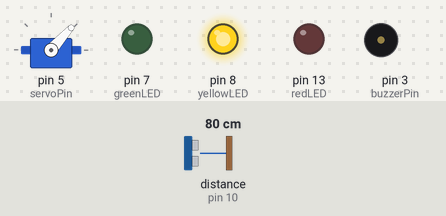
Bench run of a sketch on a simulated Arduino Uno, built with avr-gcc and run on an emulated ATmega328P. On the bench: servo, output pins drawn as LEDs (lit = HIGH), buzzer (waves = sounding, pin HIGH). Wiring (inferred from the names in the program): ultrasonic range finder: trigger pin 9; echo pin 10. The test bench sets the inputs (shaded band); at power-on: distance to the obstacle (sensor on pin 10) 80 cm. The echo pulse lasts 58.3 µs per cm; pins used as bus, display or sensor lines are not drawn.

Above: at 1.23 s.
1.3 s: distance to the obstacle (sensor on pin 10) set to 64 cm
4.3 s: distance to the obstacle (sensor on pin 10) set to 55 cm
At 4.7 s:
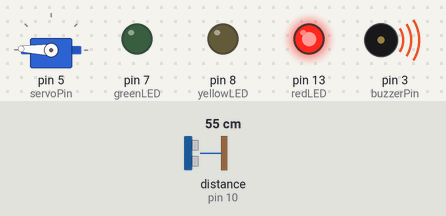
7.3 s: distance to the obstacle (sensor on pin 10) set to 60 cm
At 8.54 s:
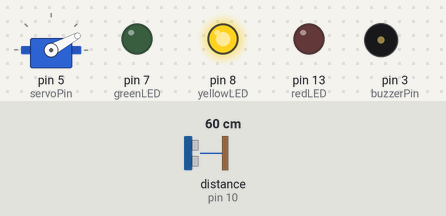
10.3 s: distance to the obstacle (sensor on pin 10) set to 2 cm
At 10.45 s:
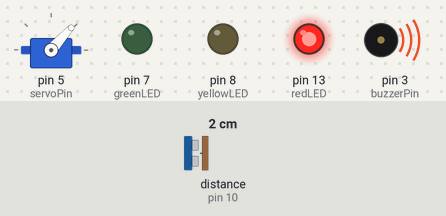
13.3 s: distance to the obstacle (sensor on pin 10) set to 120 cm
At 13.47 s:
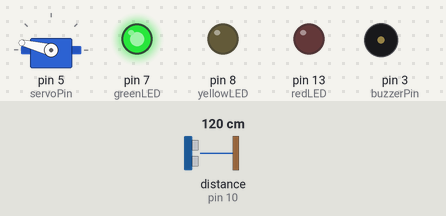
16.3 s: distance to the obstacle (sensor on pin 10) set to 95 cm
19.3 s: distance to the obstacle (sensor on pin 10) set to 86 cm
At 20.03 s:
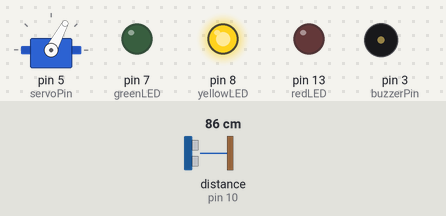
Timing chart, 0 to 23.3 s (numbered marks = the images above; inputs shaded):
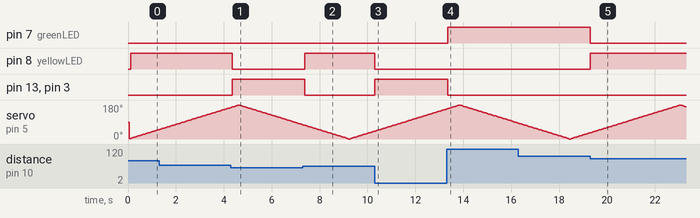

Measured:
- the behaviour switches between 60 and 59 cm on distance to the obstacle (sensor on pin 10) (found by bisection; images 0 and 1)
- the behaviour switches between 90 and 89 cm on distance to the obstacle (sensor on pin 10) (found by bisection; images 4 and 5)
- after the input at 4.3 s, pin 8 (yellowLED): HIGH → LOW after 0.05 s; pin 13 (redLED), pin 3 (buzzerPin): LOW → HIGH after 0.05 s
- after the input at 7.3 s, pin 8 (yellowLED): LOW → HIGH after 0.08 s; pin 13 (redLED), pin 3 (buzzerPin): HIGH → LOW after 0.08 s
- after the input at 10.3 s, pin 8 (yellowLED): HIGH → LOW at once; pin 13 (redLED), pin 3 (buzzerPin): LOW → HIGH at once
- after the input at 13.3 s, pin 7 (greenLED): LOW → HIGH after 0.05 s; pin 13 (redLED), pin 3 (buzzerPin): HIGH → LOW after 0.05 s
- after the input at 19.3 s, pin 7 (greenLED): HIGH → LOW at once; pin 8 (yellowLED): LOW → HIGH at once
- by itself, servo on pin 5 (servoPin): rises from 32° to 180° in 3.7 s, then falls to 170° in 0.25 s

The sketch:

ultrasonic_proximity.ino
```cpp
#include <Servo.h>

// ultrasonic sensor pins
const int trigPin = 9;
const int echoPin = 10;

// led pins
const int greenLED = 7;
const int yellowLED = 8;
const int redLED = 13;

// buzzer and servo pins
const int buzzerPin = 3;
const int servoPin = 5;

// servo object
Servo servo;

// distance thresholds in cm!!
const int closeThreshold = 60;      // red zone
const int mediumThreshold = 90;     // yellow zone
const int farThreshold = 122;       // green zone

// servo sweep variables
int servoAngle = 0;
int servoDirection = 1;             // 1 for increasing, -1 for decreasing

// timing
unsigned long lastMeasureTime = 0;
unsigned long lastServoTime = 0;

void setup() {
  // pin setup
  pinMode(trigPin, OUTPUT);
  pinMode(echoPin, INPUT);
  pinMode(greenLED, OUTPUT);
  pinMode(yellowLED, OUTPUT);
  pinMode(redLED, OUTPUT);
  pinMode(buzzerPin, OUTPUT);

  // servo setup
  servo.attach(servoPin);
  servo.write(90);                  // start at middle

}

void loop() {
  unsigned long currentTime = millis();

  // measure distance every 100ms
  if (currentTime - lastMeasureTime > 100) {
    lastMeasureTime = currentTime;

    // get distance
    long distance = getDistance();

    // turn off all leds and buzzer first
    digitalWrite(greenLED, LOW);
    digitalWrite(yellowLED, LOW);
    digitalWrite(redLED, LOW);
    digitalWrite(buzzerPin, LOW);

    // check distance and control leds
    if (distance < closeThreshold) {
      // close - red and buzzer
      digitalWrite(redLED, HIGH);
      digitalWrite(buzzerPin, HIGH);
    } else if (distance < mediumThreshold) {
      // medium - yellow
      digitalWrite(yellowLED, HIGH);
    } else if (distance < farThreshold) {
      // far - green
      digitalWrite(greenLED, HIGH);
    }
  }

  // sweep servo every 50ms
  if (currentTime - lastServoTime > 50) {
    lastServoTime = currentTime;

    // move servo
    servoAngle += servoDirection * 2;

    // reverse direction at limits
    if (servoAngle >= 180) {
      servoAngle = 180;
      servoDirection = -1;
    } else if (servoAngle <= 0) {
      servoAngle = 0;
      servoDirection = 1;
    }

    servo.write(servoAngle);
  }
}

// measure
long getDistance() {
  // send pulse
  digitalWrite(trigPin, LOW);
  delayMicroseconds(2);
  digitalWrite(trigPin, HIGH);
  delayMicroseconds(10);
  digitalWrite(trigPin, LOW);

  // measure echo time
  long duration = pulseIn(echoPin, HIGH);

  // convert to cm (duration in microseconds / 58)
  long distance = duration / 58;

  return distance;
}
```
